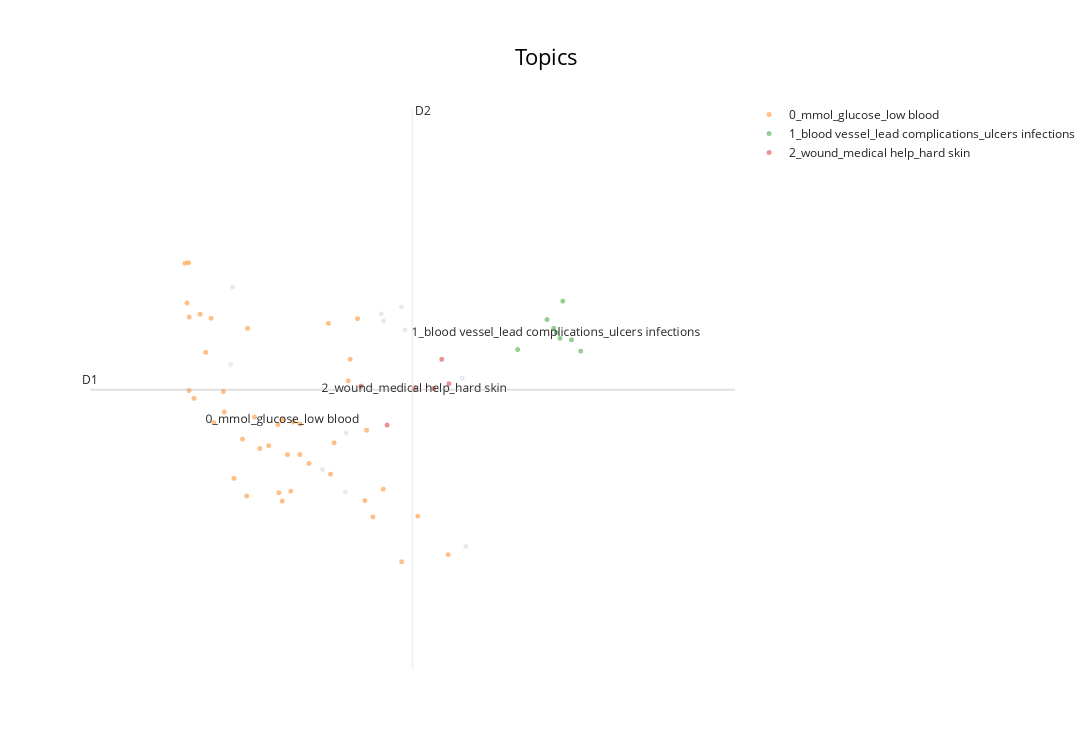

The code cell stored with this chart in its notebook:
### Code cell
top_topics = topic_model.get_topic_freq()["Topic"].tolist()
embeddings = topic_model.umap_model.embedding_
hover_data = [
    f"{title} - Topic {topic}"
    # ⭐ CHANGE THE NAME OF THE PARAM
    for title, topic in zip(doc_titles_diabetesHub, topics)
]
visualization = topic_model.visualize_documents(
    hover_data,
    reduced_embeddings=embeddings,
    topics=top_topics,
    title="Topics",
)
# ⭐ CHANGE THE NAME OF THE FILE
result.iloc[:,:-1].to_csv(r"bertopic program subpages\hyperparameter tuning\bertopic_programeSubPages_diabetesHub_tuned.csv")
visualization.show()

### Figure 1 — Plotly figure (JSON) as saved in the notebook; plotly's stock layout.template omitted (floating-point values rounded to 4 significant figures)
{"data": [{"hoverinfo": "text", "hovertext": ["Setting goals | Diabetes Hub - Topic -1", "Diabetes Hub: Guide to Managing Diabetes - Topic -1", "Diabetes Hub: Guide to Managing Diabetes - Topic -1", "Diabetes Hub: Guide to Managing Diabetes - Topic -1", "Traditional and Complementary Medicine | Diabetes Hub - Topic -1", "Diabetes Hub: Guide to Managing Diabetes - Topic -1", "Diabetes Hub: Guide to Managing Diabetes - Topic -1", "Managing finances | Diabetes Hub - Topic -1", "Let’s BEAT Diabetes - Topic -1", "Diabetes Hub: Guide to Managing Diabetes - Topic -1", "Diabetes Hub: Guide to Managing Diabetes - Topic -1", null], "marker": {"color": "#CFD8DC", "opacity": 0.5, "size": 5}, "mode": "markers+text", "name": "other", "showlegend": false, "type": "scattergl", "x": [4.889, 4.319, 5.035, 5.278, 5.414, 5.392, 5.041, 5.263, 4.307, 5.778, 5.8, 5.138], "y": [4.274, 5.241, 4.156, 5.061, 5.014, 5.136, 4.468, 5.099, 4.831, 4.758, 3.867, 4.719]}, {"hoverinfo": "text", "hovertext": ["Emotional well-being | Diabetes Hub - Topic 0", "Diabetes Hub: Guide to Managing Diabetes - Topic 0", "Practical tips and advice | Diabetes Hub - Topic 0", "Diabetes Hub: Guide to Managing Diabetes - Topic 0", "Diabetes Hub: Guide to Managing Diabetes - Topic 0", "Types of diabetes | Diabetes Hub - Topic 0", "Avoid smoking and drinking | Diabetes Hub - Topic 0", "Partners and acknowledgements | Diabetes Hub - Topic 0", "Diabetes Hub: Guide to Managing Diabetes - Topic 0", "Self-monitoring of blood sugar | Diabetes Hub - Topic 0", "Diabetes Hub: Guide to Managing Diabetes - Topic 0", "Supporting individuals with diabetes | Diabetes Hub - Topic 0", "Hypoglycaemia | Diabetes Hub - Topic 0", "Shop with care | Diabetes Hub - Topic 0", "If you are obese | Diabetes Hub - Topic 0", "Diabetes Hub: Guide to Managing Diabetes - Topic 0", "How diabetes develops | Diabetes Hub - Topic 0", "Travelling overseas | Diabetes Hub - Topic 0", "Understanding carbohydrates | Diabetes Hub - Topic 0", "Diabetes Hub: Guide to Managing Diabetes - Topic 0", "Treatment targets and monitoring | Diabetes Hub - Topic 0", "Diabetes Hub: Guide to Managing Diabetes - Topic 0", "Medication | Diabetes Hub - Topic 0", "Physical activity | Diabetes Hub - Topic 0", "Sleeping well | Diabetes Hub - Topic 0", "Stigma of diabetes | Diabetes Hub - Topic 0", "Insulin therapy | Diabetes Hub - Topic 0", "Diabetes Hub: Guide to Managing Diabetes - Topic 0", "Diabetes Hub: Guide to Managing Diabetes - Topic 0", "Monitoring blood sugar for exercise | Diabetes Hub - Topic 0", "Hyperglycaemia | Diabetes Hub - Topic 0", "Caregiver stress and tips | Diabetes Hub - Topic 0", "Managing stress | Diabetes Hub - Topic 0", "If you have coronary heart disease | Diabetes Hub - Topic 0", "Diabetes Hub: Guide to Managing Diabetes - Topic 0", "Diabetes Hub: Guide to Managing Diabetes - Topic 0", "Diabetes and stress | Diabetes Hub - Topic 0", "If you have foot ulcers and lower limb pain | Diabetes Hub - Topic 0", "Tips for those with Type 1 diabetes | Diabetes Hub - Topic 0", "Healthy eating | Diabetes Hub - Topic 0", "How to manage diabetes | Diabetes Hub - Topic 0", null], "marker": {"opacity": 0.5, "size": 5}, "mode": "markers+text", "name": "0_mmol_glucose_low blood", "text": ["", "", "", "", "", "", "", "", "", "", "", "", "", "", "", "", "", "", "", "", "", "", "", "", "", "", "", "", "", "", "", "", "", "", "", "", "", "", "", "", "", "0_mmol_glucose_low blood"], "textfont": {"size": 12}, "type": "scattergl", "x": [4.492, 4.941, 4.804, 4.327, 4.043, 4.015, 4.548, 5.112, 4.029, 4.267, 4.688, 4.703, 4.042, 4.382, 4.747, 4.148, 4.039, 5.054, 4.182, 4.927, 4.668, 4.613, 5.066, 5.276, 4.074, 4.607, 5.169, 5.393, 5.688, 5.21, 4.26, 4.746, 4.634, 5.159, 4.112, 4.409, 4.2, 5.495, 4.414, 4.458, 4.964, 4.637], "y": [4.386, 4.25, 4.307, 4.228, 5.082, 5.367, 4.401, 5.073, 5.156, 4.579, 4.16, 4.526, 4.693, 4.436, 4.516, 4.895, 5.37, 4.744, 5.075, 5.048, 4.354, 4.152, 4.858, 4.171, 4.651, 4.512, 4.482, 3.787, 3.824, 4.024, 4.688, 4.355, 4.107, 4.11, 5.097, 4.134, 4.523, 4.027, 5.022, 4.553, 4.416, 4.54]}, {"hoverinfo": "text", "hovertext": ["Care team resources | Diabetes Hub - Topic 1", "Diabetes Hub: Guide to Managing Diabetes - Topic 1", "Be Aware - What is diabetes - Topic 1", "Diabetes Hub: Guide to Managing Diabetes - Topic 1", "Dental care | Diabetes Hub - Topic 1", "Download resources | Diabetes Hub - Topic 1", "Diabetes Hub: Guide to Managing Diabetes - Topic 1", null], "marker": {"opacity": 0.5, "size": 5}, "mode": "markers+text", "name": "1_blood vessel_lead complications_ulcers infections", "text": ["", "", "", "", "", "", "", "1_blood vessel_lead complications_ulcers infections"], "textfont": {"size": 12}, "type": "scattergl", "x": [6.359, 6.398, 6.316, 6.129, 6.471, 6.416, 6.53, 6.374], "y": [5.022, 4.969, 5.068, 4.91, 4.962, 5.166, 4.901, 5.0]}, {"hoverinfo": "text", "hovertext": ["Diabetes Hub: Guide to Managing Diabetes - Topic 2", "Diabetes Hub: Guide to Managing Diabetes - Topic 2", "Diabetes Hub: Guide to Managing Diabetes - Topic 2", "3 Be's To Beat Diabetes | Diabetes Hub - Topic 2", "Foot care | Diabetes Hub - Topic 2", null], "marker": {"opacity": 0.5, "size": 5}, "mode": "markers+text", "name": "2_wound_medical help_hard skin", "text": ["", "", "", "", "", "2_wound_medical help_hard skin"], "textfont": {"size": 12}, "type": "scattergl", "x": [5.3, 5.693, 5.647, 5.133, 5.596, 5.474], "y": [4.51, 4.729, 4.858, 4.715, 4.703, 4.703]}], "layout": {"annotations": [{"showarrow": false, "text": "D1", "x": 3.413, "y": 4.697, "yshift": 10}, {"showarrow": false, "text": "D2", "x": 5.462, "xshift": 10, "y": 6.175}], "height": 750, "shapes": [{"line": {"color": "#CFD8DC", "width": 2}, "type": "line", "x0": 5.462, "x1": 5.462, "y0": 3.219, "y1": 6.175}, {"line": {"color": "#9E9E9E", "width": 2}, "type": "line", "x0": 3.413, "x1": 7.51, "y0": 4.697, "y1": 4.697}], "title": {"font": {"color": "Black", "size": 22}, "text": "Topics", "x": 0.5, "xanchor": "center", "yanchor": "top"}, "width": 1200, "xaxis": {"visible": false}, "yaxis": {"visible": false}}}
